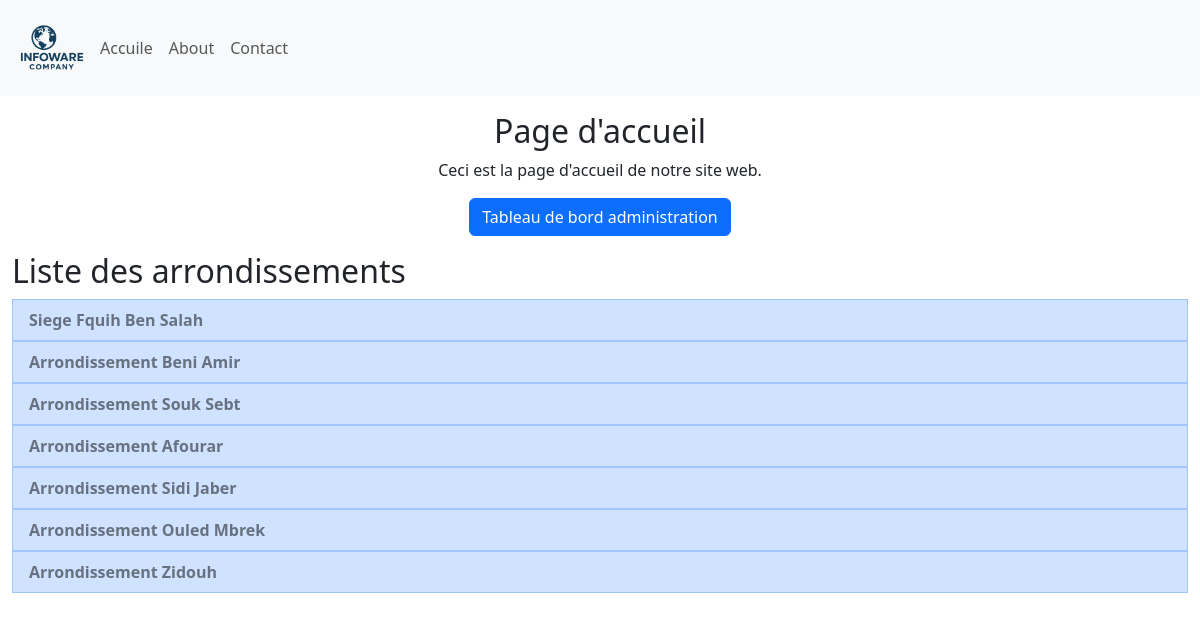
Before: /departements/?user_id=1 with the older database file.
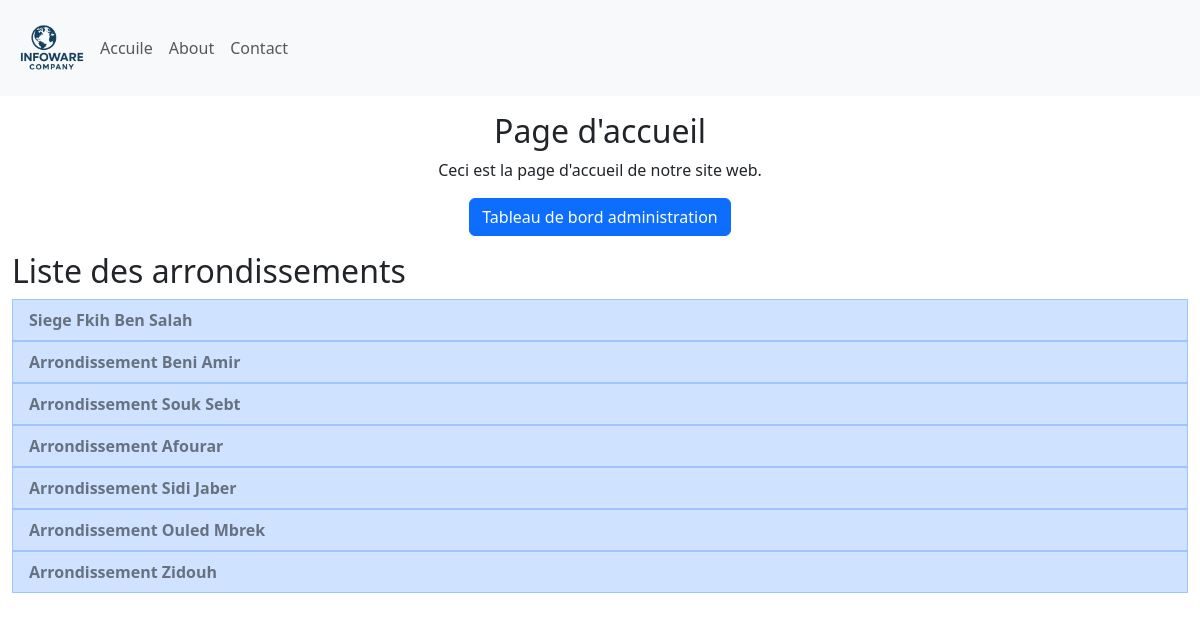
After: the same page with the newer database file.
### Site/models.py (models this page shows, shortened)
class Arondissement(db.Model):
    id = db.Column(db.Integer, primary_key=True)
    arondissement = db.Column(db.String(25), unique=True, nullable=False)
    departement = db.relationship('Departement', backref='Departement', lazy=True)

### Site/main/main.py (the view)
@main.route('/departements/', methods=['GET'])
def show_departements():
    arrondissements = Arondissement.query.all()
    id = request.args.get('id')
    Materials = []
    departements = Departement.query.filter_by(arondissement=id).all()
    dep_id = request.args.get('depa_id')
    utilisateurs = Utilisateur.query.filter_by(departement=dep_id).all()
    user_id=request.args.get('user_id')
    user=Utilisateur.query.filter_by(id=user_id).first()
    materialsListe = Material.query.filter_by(utilisateur_id=user_id).all()
    for m in materialsListe:
        model=Model.query.filter_by(id=m.model_id).first()
        type= MaterialType.query.filter_by(id=model.type_material_id).first()
        marque = Marque.query.filter_by(id=model.marque_id).first()
        mat={'inventaire_number' : m.inventaire_number,'serial_number': m.serial_number, 'modelname' : model.modelname, 'typeMaterial' :type.typeMaterial,'MarqueName' : marque.MarqueName }
        Materials.append(mat)
    print(id)
    return render_template("index.html", arrondissements=arrondissements, departements=departements, utilisateurs=utilisateurs, user=user, Materials=Materials)

### Site/templates/index.html (shortened to what this page needs)
{% extends 'base.html' %}
{% block body %}
<div class="container-fluid">
    <div class="row" id="section-existante">
        <div class="col-12 text-center my-3">
            <h2>Page d'accueil</h2>
            <p>Ceci est la page d'accueil de notre site web.</p>
            <a href="{{ url_for('admin.admin') }}" class="btn btn-primary">Tableau de bord administration</a>
        </div>
        <div class="col-12 text-left my-3">
            <h2>Liste des arrondissements</h2>
            <div class="row list-group">
                {% for arrondissement in arrondissements %}
                <form method="GET" action="{{ url_for('main.show_departements') }}">
                    <button name="id" value="{{ arrondissement.id }}" type="submit" class="list-group-item list-group-item-action list-group-item-primary text-black-50 fw-bold">
                    {{ arrondissement.arondissement }}
                    </button>
                </form>
                {% endfor %}
            </div>
        </div>
    </div>
</div>
{% endblock %}

Changed rows visible on the page:
changed Arondissement: arondissement "Siege Fquih Ben Salah" → "Siege Fkih Ben Salah"
